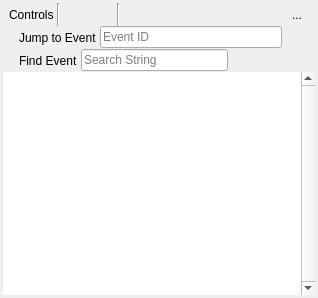
<?xml version="1.0" encoding="UTF-8"?>
<ui version="4.0">
 <class>EventBrowser</class>
 <widget class="QFrame" name="EventBrowser">
  <property name="geometry">
   <rect>
    <x>0</x>
    <y>0</y>
    <width>281</width>
    <height>298</height>
   </rect>
  </property>
  <property name="windowTitle">
   <string>Event Browser</string>
  </property>
  <layout class="QVBoxLayout" name="verticalLayout">
   <property name="spacing">
    <number>0</number>
   </property>
   <property name="leftMargin">
    <number>3</number>
   </property>
   <property name="topMargin">
    <number>3</number>
   </property>
   <property name="rightMargin">
    <number>3</number>
   </property>
   <property name="bottomMargin">
    <number>3</number>
   </property>
   <item>
    <layout class="QHBoxLayout" name="horizontalLayout">
     <property name="spacing">
      <number>3</number>
     </property>
     <property name="sizeConstraint">
      <enum>QLayout::SetDefaultConstraint</enum>
     </property>
     <property name="leftMargin">
      <number>6</number>
     </property>
     <property name="rightMargin">
      <number>6</number>
     </property>
     <item>
      <widget class="QLabel" name="label">
       <property name="sizePolicy">
        <sizepolicy hsizetype="Minimum" vsizetype="Preferred">
         <horstretch>0</horstretch>
         <verstretch>0</verstretch>
        </sizepolicy>
       </property>
       <property name="text">
        <string>Controls</string>
       </property>
      </widget>
     </item>
     <item>
      <widget class="Line" name="line_2">
       <property name="orientation">
        <enum>Qt::Vertical</enum>
       </property>
      </widget>
     </item>
     <item>
      <widget class="QToolButton" name="stepPrev">
       <property name="toolTip">
        <string>Go to Previous Drawcall</string>
       </property>
       <property name="icon">
        <iconset resource="../Resources/resources.qrc">
         <normaloff>:/arrow_left.png</normaloff>:/arrow_left.png</iconset>
       </property>
       <property name="autoRaise">
        <bool>true</bool>
       </property>
      </widget>
     </item>
     <item>
      <widget class="QToolButton" name="stepNext">
       <property name="toolTip">
        <string>Go to Next Drawcall</string>
       </property>
       <property name="icon">
        <iconset resource="../Resources/resources.qrc">
         <normaloff>:/arrow_right.png</normaloff>:/arrow_right.png</iconset>
       </property>
       <property name="autoRaise">
        <bool>true</bool>
       </property>
      </widget>
     </item>
     <item>
      <widget class="Line" name="line">
       <property name="orientation">
        <enum>Qt::Vertical</enum>
       </property>
      </widget>
     </item>
     <item>
      <widget class="QToolButton" name="find">
       <property name="toolTip">
        <string>Find event by string</string>
       </property>
       <property name="icon">
        <iconset resource="../Resources/resources.qrc">
         <normaloff>:/find.png</normaloff>:/find.png</iconset>
       </property>
       <property name="autoRaise">
        <bool>true</bool>
       </property>
      </widget>
     </item>
     <item>
      <widget class="QToolButton" name="gotoEID">
       <property name="toolTip">
        <string>Jump to an Event by EID</string>
       </property>
       <property name="text">
        <string/>
       </property>
       <property name="icon">
        <iconset resource="../Resources/resources.qrc">
         <normaloff>:/flag_green.png</normaloff>:/flag_green.png</iconset>
       </property>
       <property name="autoRaise">
        <bool>true</bool>
       </property>
      </widget>
     </item>
     <item>
      <widget class="QToolButton" name="timeDraws">
       <property name="toolTip">
        <string>Time durations for the drawcalls</string>
       </property>
       <property name="text">
        <string/>
       </property>
       <property name="icon">
        <iconset resource="../Resources/resources.qrc">
         <normaloff>:/time.png</normaloff>:/time.png</iconset>
       </property>
       <property name="autoRaise">
        <bool>true</bool>
       </property>
      </widget>
     </item>
     <item>
      <widget class="QToolButton" name="colSelect">
       <property name="toolTip">
        <string>Select visible columns</string>
       </property>
       <property name="icon">
        <iconset resource="../Resources/resources.qrc">
         <normaloff>:/timeline_marker.png</normaloff>:/timeline_marker.png</iconset>
       </property>
       <property name="autoRaise">
        <bool>true</bool>
       </property>
      </widget>
     </item>
     <item>
      <widget class="QToolButton" name="bookmark">
       <property name="toolTip">
        <string>Toggle Bookmark</string>
       </property>
       <property name="text">
        <string/>
       </property>
       <property name="icon">
        <iconset resource="../Resources/resources.qrc">
         <normaloff>:/asterisk_orange.png</normaloff>:/asterisk_orange.png</iconset>
       </property>
       <property name="autoRaise">
        <bool>true</bool>
       </property>
      </widget>
     </item>
     <item>
      <widget class="QToolButton" name="exportDraws">
       <property name="toolTip">
        <string>Export the list of drawcalls to disk</string>
       </property>
       <property name="icon">
        <iconset resource="../Resources/resources.qrc">
         <normaloff>:/save.png</normaloff>:/save.png</iconset>
       </property>
       <property name="autoRaise">
        <bool>true</bool>
       </property>
      </widget>
     </item>
     <item>
      <widget class="QToolButton" name="rgpHack">
       <property name="text">
        <string>...</string>
       </property>
       <property name="icon">
        <iconset resource="../Resources/resources.qrc">
         <normaloff>:/connect.png</normaloff>:/connect.png</iconset>
       </property>
       <property name="autoRaise">
        <bool>true</bool>
       </property>
      </widget>
     </item>
     <item>
      <spacer name="horizontalSpacer">
       <property name="orientation">
        <enum>Qt::Horizontal</enum>
       </property>
       <property name="sizeHint" stdset="0">
        <size>
         <width>40</width>
         <height>20</height>
        </size>
       </property>
      </spacer>
     </item>
    </layout>
   </item>
   <item>
    <widget class="QWidget" name="jumpStrip" native="true">
     <layout class="QHBoxLayout" name="horizontalLayout_3">
      <property name="spacing">
       <number>3</number>
      </property>
      <property name="leftMargin">
       <number>6</number>
      </property>
      <property name="topMargin">
       <number>0</number>
      </property>
      <property name="rightMargin">
       <number>6</number>
      </property>
      <property name="bottomMargin">
       <number>0</number>
      </property>
      <item>
       <widget class="QLabel" name="label_3">
        <property name="text">
         <string/>
        </property>
        <property name="pixmap">
         <pixmap resource="../Resources/resources.qrc">:/flag_green.png</pixmap>
        </property>
       </widget>
      </item>
      <item>
       <widget class="QLabel" name="label_2">
        <property name="text">
         <string>Jump to Event</string>
        </property>
        <property name="textFormat">
         <enum>Qt::PlainText</enum>
        </property>
        <property name="alignment">
         <set>Qt::AlignLeading|Qt::AlignLeft|Qt::AlignVCenter</set>
        </property>
        <property name="margin">
         <number>0</number>
        </property>
       </widget>
      </item>
      <item>
       <widget class="RDLineEdit" name="jumpToEID">
        <property name="minimumSize">
         <size>
          <width>0</width>
          <height>20</height>
         </size>
        </property>
        <property name="placeholderText">
         <string>Event ID</string>
        </property>
        <property name="clearButtonEnabled">
         <bool>true</bool>
        </property>
       </widget>
      </item>
      <item>
       <widget class="QToolButton" name="closeJump">
        <property name="text">
         <string/>
        </property>
        <property name="icon">
         <iconset resource="../Resources/resources.qrc">
          <normaloff>:/cross.png</normaloff>:/cross.png</iconset>
        </property>
        <property name="autoRaise">
         <bool>true</bool>
        </property>
       </widget>
      </item>
     </layout>
    </widget>
   </item>
   <item>
    <widget class="QWidget" name="findStrip" native="true">
     <layout class="QHBoxLayout" name="horizontalLayout_5">
      <property name="spacing">
       <number>3</number>
      </property>
      <property name="leftMargin">
       <number>6</number>
      </property>
      <property name="topMargin">
       <number>0</number>
      </property>
      <property name="rightMargin">
       <number>6</number>
      </property>
      <property name="bottomMargin">
       <number>0</number>
      </property>
      <item>
       <widget class="QLabel" name="label_4">
        <property name="text">
         <string/>
        </property>
        <property name="pixmap">
         <pixmap resource="../Resources/resources.qrc">:/find.png</pixmap>
        </property>
       </widget>
      </item>
      <item>
       <widget class="QLabel" name="label_5">
        <property name="text">
         <string>Find Event</string>
        </property>
        <property name="textFormat">
         <enum>Qt::PlainText</enum>
        </property>
        <property name="alignment">
         <set>Qt::AlignLeading|Qt::AlignLeft|Qt::AlignVCenter</set>
        </property>
        <property name="margin">
         <number>0</number>
        </property>
       </widget>
      </item>
      <item>
       <widget class="RDLineEdit" name="findEvent">
        <property name="minimumSize">
         <size>
          <width>0</width>
          <height>20</height>
         </size>
        </property>
        <property name="placeholderText">
         <string>Search String</string>
        </property>
        <property name="clearButtonEnabled">
         <bool>true</bool>
        </property>
       </widget>
      </item>
      <item>
       <widget class="QToolButton" name="closeFind">
        <property name="text">
         <string/>
        </property>
        <property name="icon">
         <iconset resource="../Resources/resources.qrc">
          <normaloff>:/cross.png</normaloff>:/cross.png</iconset>
        </property>
        <property name="autoRaise">
         <bool>true</bool>
        </property>
       </widget>
      </item>
      <item>
       <widget class="QToolButton" name="findPrev">
        <property name="text">
         <string/>
        </property>
        <property name="icon">
         <iconset resource="../Resources/resources.qrc">
          <normaloff>:/arrow_left.png</normaloff>:/arrow_left.png</iconset>
        </property>
        <property name="autoRaise">
         <bool>true</bool>
        </property>
       </widget>
      </item>
      <item>
       <widget class="QToolButton" name="findNext">
        <property name="text">
         <string/>
        </property>
        <property name="icon">
         <iconset resource="../Resources/resources.qrc">
          <normaloff>:/arrow_right.png</normaloff>:/arrow_right.png</iconset>
        </property>
        <property name="autoRaise">
         <bool>true</bool>
        </property>
       </widget>
      </item>
     </layout>
    </widget>
   </item>
   <item>
    <widget class="QWidget" name="bookmarkStrip" native="true">
     <widget class="QWidget" name="bookmarkStripHeader" native="true">
      <property name="geometry">
       <rect>
        <x>0</x>
        <y>0</y>
        <width>82</width>
        <height>16</height>
       </rect>
      </property>
      <layout class="QHBoxLayout" name="horizontalLayout_6">
       <property name="leftMargin">
        <number>0</number>
       </property>
       <property name="topMargin">
        <number>0</number>
       </property>
       <property name="rightMargin">
        <number>0</number>
       </property>
       <property name="bottomMargin">
        <number>0</number>
       </property>
       <item>
        <widget class="QLabel" name="bookmarkStripIcon">
         <property name="text">
          <string/>
         </property>
         <property name="pixmap">
          <pixmap resource="../Resources/resources.qrc">:/asterisk_orange.png</pixmap>
         </property>
        </widget>
       </item>
       <item>
        <widget class="QLabel" name="bookmarkStripLabel">
         <property name="sizePolicy">
          <sizepolicy hsizetype="Preferred" vsizetype="MinimumExpanding">
           <horstretch>0</horstretch>
           <verstretch>0</verstretch>
          </sizepolicy>
         </property>
         <property name="text">
          <string>Bookmarks</string>
         </property>
         <property name="textFormat">
          <enum>Qt::PlainText</enum>
         </property>
         <property name="alignment">
          <set>Qt::AlignLeading|Qt::AlignLeft|Qt::AlignVCenter</set>
         </property>
         <property name="margin">
          <number>0</number>
         </property>
        </widget>
       </item>
       <item>
        <widget class="Line" name="bookmarkStripLine">
         <property name="orientation">
          <enum>Qt::Vertical</enum>
         </property>
        </widget>
       </item>
      </layout>
     </widget>
    </widget>
   </item>
   <item>
    <widget class="RDTreeWidget" name="events">
     <property name="frameShape">
      <enum>QFrame::NoFrame</enum>
     </property>
     <property name="frameShadow">
      <enum>QFrame::Plain</enum>
     </property>
     <property name="midLineWidth">
      <number>1</number>
     </property>
     <property name="verticalScrollBarPolicy">
      <enum>Qt::ScrollBarAlwaysOn</enum>
     </property>
     <property name="editTriggers">
      <set>QAbstractItemView::NoEditTriggers</set>
     </property>
     <property name="indentation">
      <number>12</number>
     </property>
     <property name="rootIsDecorated">
      <bool>true</bool>
     </property>
     <property name="uniformRowHeights">
      <bool>true</bool>
     </property>
     <property name="allColumnsShowFocus">
      <bool>true</bool>
     </property>
     <property name="headerHidden">
      <bool>false</bool>
     </property>
     <attribute name="headerCascadingSectionResizes">
      <bool>false</bool>
     </attribute>
     <attribute name="headerStretchLastSection">
      <bool>false</bool>
     </attribute>
    </widget>
   </item>
  </layout>
 </widget>
 <customwidgets>
  <customwidget>
   <class>RDTreeWidget</class>
   <extends>QTreeView</extends>
   <header>Widgets/Extended/RDTreeWidget.h</header>
  </customwidget>
  <customwidget>
   <class>RDLineEdit</class>
   <extends>QLineEdit</extends>
   <header>Widgets/Extended/RDLineEdit.h</header>
  </customwidget>
 </customwidgets>
 <resources>
  <include location="../Resources/resources.qrc"/>
 </resources>
 <connections/>
</ui>
